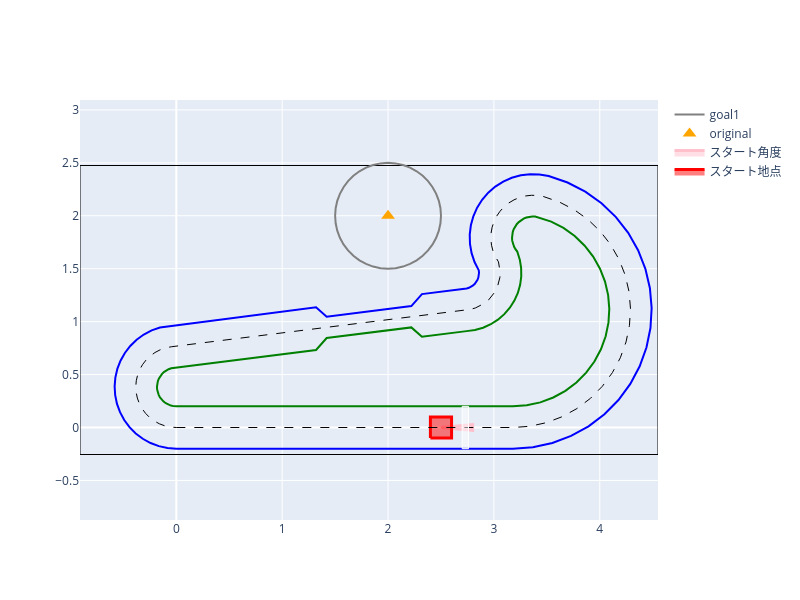

Notebook code for this chart:
### Markdown cell above
# ミッション5

下記の命令を組み合わせてプログラムを書き、ロボットをコースに沿って移動させ、コース外周に設けられた標識をみつけたらコースから外れて標識の直前(0.5m手前)で停車しよう。

## 取り組み方
1. 使える命令を理解する
2. 下のセルを実行して、ロボットの限界速度や、ロボットが存在する初期位置を把握する
3. ２つ下のセル内において
    - プログラムを書く
    - 路面標識を好きな位置に設置する
    - 実行して結果を見る
4. シミュレータでうまく動いたらロボットにプログラムを書きこんで動かしてみよう（講師に声をかけてね）

|使える命令|意味|指定できる値|使い方|
|--|--|--|--|
|move|一定速度で前に進む|v=速度[m/秒]|move(v=0.2)|
|rotate|一定速度で回転する|w=回転速度[度/秒]|rotate(w=90)|
|serach|標識を見つける（複数見つかった場合は、最も近いもの）||pos = Search()|
|serach|特定の標識を見つける（複数見つかった場合は、最も近いもの）|name = "標識名"|pos = Search(name="sign1")|
|auto|コースに沿って進む|v=速度[m/秒]|auto(v=0.2)|

## 注意点
- スタート時の位置はランダムに最大10cmほどずれる
- スタート時の向きはランダムに最大5度ほどずれる

### Code cell
class Mission5Base(MissionBase):
    def __init__(self):
        super().__init__(type_b_circuit, t_max=80)
        self.goals = [
            GoalCircle((2, 2), 0.5, should_stop=True),
        ]
        self.initial_xy = (2.5, 0.0)
        self.random_d_xy = (0.1, 0.1)
        self.random_d_yaw_deg = 5
        self.set_signs(
            [
                Sign(x=2, y=2, name="original"),
            ]
        )

print("最大速度", prop.max_velocity, "m/秒")
print("最大回転速度", prop.max_rotate_deg, "度/秒")
MissionDrawer(Mission5Base()).show()
